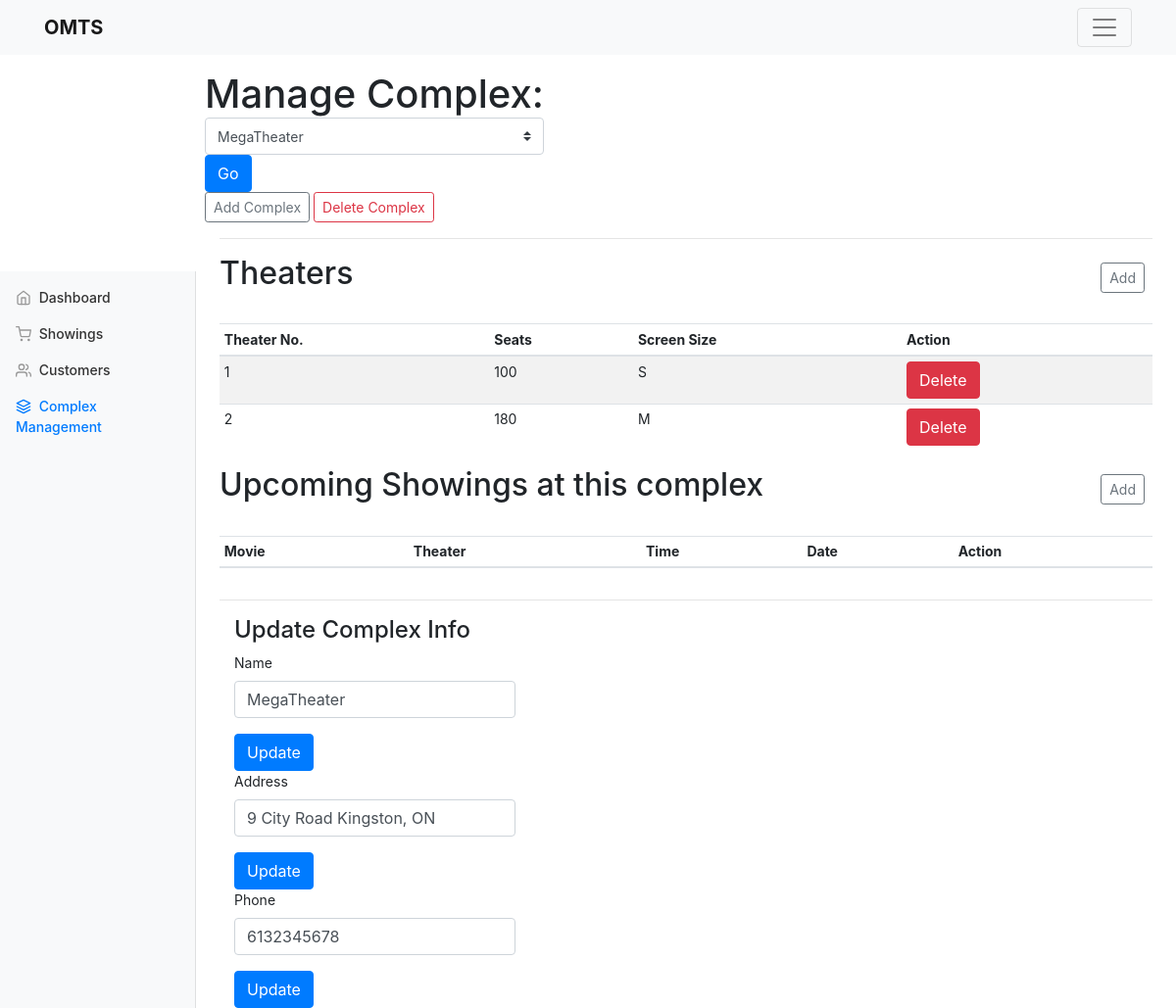
/admin/complex.php (signed in), run on the app's committed database.
### tables this page shows
CREATE TABLE `theater` (
  `TheaterNo` int(11) NOT NULL,
  `ComplexNo` int(11) NOT NULL,
  `Seats` int(11) NOT NULL,
  `Screen` enum('S','M','L') NOT NULL,
  PRIMARY KEY (`ComplexNo`,`TheaterNo`),
  CONSTRAINT `theater_ibfk_1` FOREIGN KEY (`ComplexNo`) REFERENCES `complex` (`ComplexNo`) ON DELETE CASCADE
);

CREATE TABLE `complex` (
  `ComplexNo` int(11) NOT NULL AUTO_INCREMENT,
  `Name` varchar(50) NOT NULL,
  `Address` varchar(100) NOT NULL,
  `Phone` char(10) NOT NULL,
  PRIMARY KEY (`ComplexNo`)
);

### admin/complex.php (the view, shortened to what this page needs)
<?php
$complexData = null;
$complexNo = null;
include_once '../lib/database.php';
if(isset($_GET['complexno'])){
    $complexNo = $_GET['complexno'];
    $complexData = $db->query("SELECT * FROM complex where complexNo=".$complexNo)->fetch();
} else {
    $complexData = $db->query("SELECT * FROM complex")->fetch();
    $complexNo = $complexData['ComplexNo'];
}
?>
<!DOCTYPE html>
<html lang="en"><head>
    <link href="../css/bootstrap.css" rel="stylesheet">
    <link href="../css/dashboard.css" rel="stylesheet">
</head>
  <body>
    <?php include '../parts/menu.php'?>
    <div class="container-fluid">
      <div class="row">
        <?php include 'admin-menu.php'?>
        <main id="top" role="main" class="col-md-9 ml-sm-auto col-lg-10 pt-3 px-4">
        <div class="row">
            <div class="col-md9">
                <h1 style="display:inline;" class="">Manage Complex: </h1>
                <form action="complex.php" method="GET" class="form-inline">
                    <select name="complexno" class="custom-select">
                        <?php
                $cmplxs = $db->query("select name, complexNo from complex");
                while($cmplx=$cmplxs->fetch()){
                  echo"<option value='".$cmplx['complexNo']."' ".($complexNo==$cmplx['complexNo']? "selected":"")."  >".$cmplx['name']."</option>";
                }
              ?>
                    </select>
                    <button type=submit class="btn btn-primary">Go</button>
                </form>
                <button class="btn btn-sm btn-outline-secondary" data-toggle="modal" data-target="#addComplexModal" > Add Complex</button>
                <a href="actions.php?action=dcomp&cno=<?php echo $complexNo; ?>" class="btn btn-sm btn-outline-danger">Delete Complex</a>
            </div>
        </div>
        <hr>
        <div id="theater_list">
          <div class="d-flex justify-content-between flex-wrap flex-md-nowrap align-items-center pb-2 mb-3">
            <h1 class="h2">Theaters</h1>
            <div class="btn-toolbar mb-2 mb-md-0">
              <div class="btn-group mr-2">
                <button class="btn btn-sm btn-outline-secondary" data-toggle="modal" data-target="#addTheaterModal" > Add</button>
              </div>
            </div>
          </div>
          <div class="table-responsive">
            <table class="table table-striped table-sm">
              <thead>
                <tr>
                  <th>Theater No.</th>
                  <th>Seats</th>
                  <th>Screen Size</th>
                  <th>Action</th>
                </tr>
              </thead>
              <tbody>
<?php
include_once '../lib/database.php';
$theaters = $db->query('SELECT * from theater where ComplexNo='.$complexNo);
while($theater = $theaters->fetch()){
  echo "<tr><td>".$theater['TheaterNo']."</td><td>".$theater["Seats"]."</td><td>".$theater["Screen"]."</td><td> <a class=\"btn btn-danger\" href=\"actions.php?action=dt&tno=".$theater['TheaterNo']."&cno=".$theater['ComplexNo']."\">Delete</a></td></tr>";
};
?>
              </tbody>
            </table>
          </div>
          </div>
          <div id="show_list">
          <div class="d-flex justify-content-between flex-wrap flex-md-nowrap align-items-center pb-2 mb-3 ">
            <h1 class="h2">Upcoming Showings at this complex</h1>
            <div class="btn-toolbar mb-2 mb-md-0">
              <div class="btn-group mr-2">
                <button class="btn btn-sm btn-outline-secondary" data-toggle="modal" data-target="#addShowingModal"> Add</button>
              </div>
            </div>
          </div>
          <div class="table-responsive">
            <table class="table table-striped table-sm">
              <thead>
                <tr>
                  <th>Movie</th>
                  <th>Theater</th>
                  <th>Time</th>
                  <th>Date</th>
                  <th>Action</th>
                </tr>
              </thead>
            </table>
          </div>
          </div>
<hr>
<div class="col-md-4">
<h1 class="h4">Update Complex Info</h1>
<form action="actions.php?action=compName" method="POST">
        <div class="form-group">
            <label for="name">Name</label>
            <input class="form-control" type="text" name="name" value="<?php echo $complexData['Name'] ?>">
        </div>
        <button type=submit class="btn btn-primary">Update</button>
    </form>
    <form action="actions.php?action=compAddress" method="POST">
        <div class="form-group">
            <label for="address">Address</label>
            <input class="form-control" type="text" name="address" value="<?php echo $complexData['Address'] ?>">
        </div>
        <button type=submit class="btn btn-primary">Update</button>
    </form>
    <form action="actions.php?action=compPhone" method="POST">
        <div class="form-group">
            <label for="phone">Phone</label>
            <input class="form-control" type="text" name="phone" value="<?php echo $complexData['Phone'] ?>">
        </div>
        <button type=submit class="btn btn-primary">Update</button>
    </form>
</div>
        </main>
      </div>
    </div>
</body></html>

### css/dashboard.css (style rules this page uses)
body { font-size: .875rem; }

### data on the page
theater: TheaterNo "1", Seats "100", Screen "S"
theater: TheaterNo "2", Seats "180", Screen "M"
complex: name "MegaTheater", address "9 City Road Kingston, ON", phone "6132345678"

### other printed values
form field complexno "MegaTheater"
